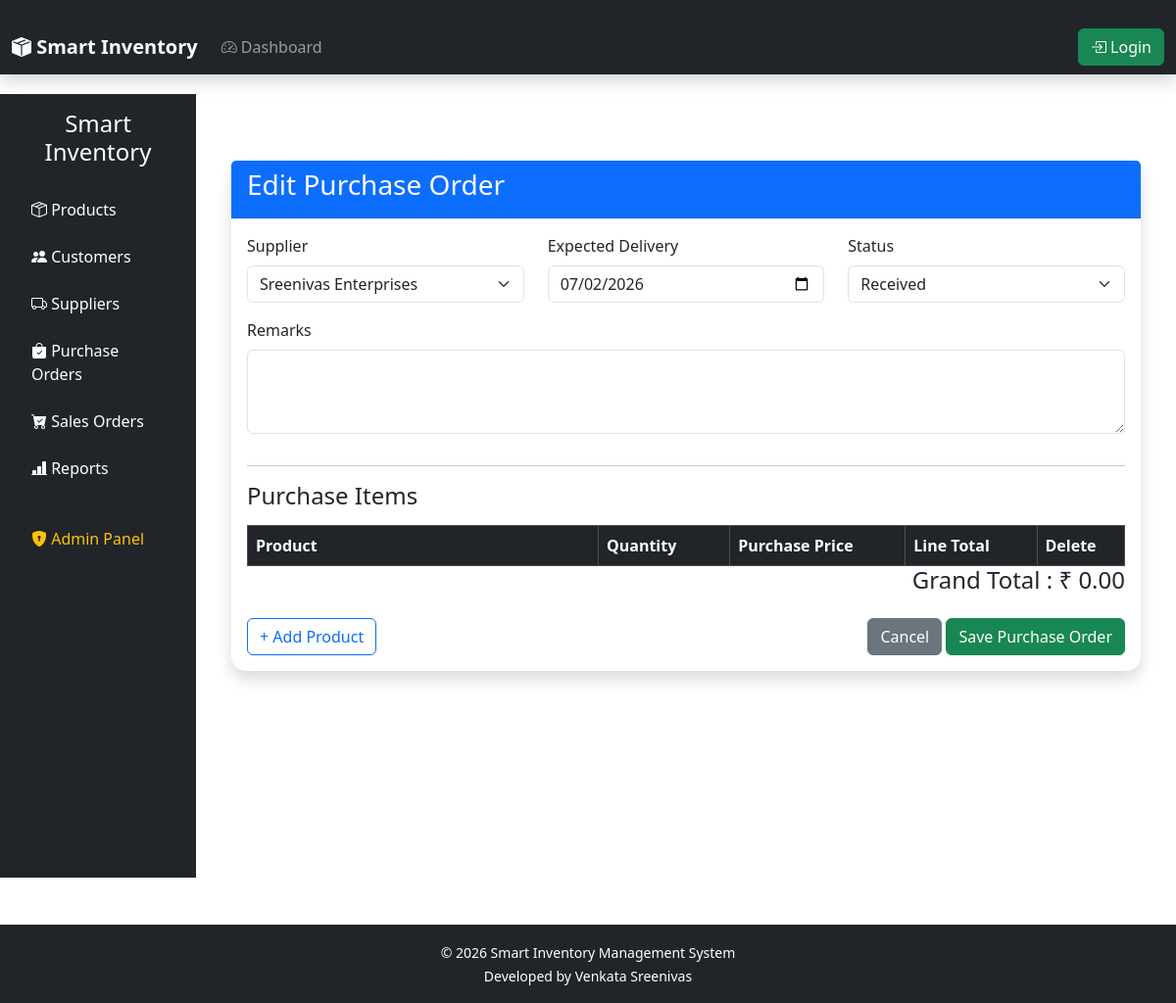
Screenshot of /orders/1/edit/ with the database file from the repository.
### orders/models.py (models this page shows, shortened)
class PurchaseOrder(models.Model):
    STATUS_CHOICES = [
        ("Pending", "Pending"),
        ("Received", "Received"),
        ("Cancelled", "Cancelled"),
    ]
    supplier = models.ForeignKey(
        Supplier,
        on_delete=models.CASCADE
    )
    order_number = models.CharField(
        max_length=20,
        unique=True
    )
    order_date = models.DateField(
        auto_now_add=True
    )
    expected_delivery = models.DateField(
        blank=True,
        null=True
    )
    status = models.CharField(
        max_length=20,
        choices=STATUS_CHOICES,
        default="Pending"
    )
    remarks = models.TextField(
        blank=True,
        null=True
    )
    stock_updated = models.BooleanField(
        default=False
    )
    created_at = models.DateTimeField(
        auto_now_add=True
    )
    updated_at = models.DateTimeField(
        auto_now=True
    )
    class Meta:
        ordering = ["-id"]

### orders/views.py (the view)
def edit_purchase_order(request, pk):
    order = get_object_or_404(
        PurchaseOrder,
        pk=pk,
    )
    if request.method == "POST":
        form = PurchaseOrderForm(
            request.POST,
            instance=order,
        )
        if form.is_valid():
            form.save()
            messages.success(
                request,
                "Purchase Order updated successfully."
            )
            return redirect(
                "purchase_order_detail",
                pk=order.pk,
            )
    else:
        form = PurchaseOrderForm(
            instance=order
        )
    return render(
        request,
        "orders/purchase_order_form.html",
        {
            "form": form,
            "title": "Edit Purchase Order",
        },
    )

### orders/forms.py
class PurchaseOrderForm(forms.ModelForm):
    class Meta:
        model = PurchaseOrder
        fields = [
            "supplier",
            "expected_delivery",
            "status",
            "remarks",
        ]
        widgets = {
            "supplier": forms.Select(
                attrs={
                    "class": "form-select"
                }
            ),
            "expected_delivery": forms.DateInput(
                attrs={
                    "class": "form-control",
                    "type": "date"
                }
            ),
            "status": forms.Select(
                attrs={
                    "class": "form-select"
                }
            ),
            "remarks": forms.Textarea(
                attrs={
                    "class": "form-control",
                    "rows": 3
                }
            ),
        }

### suppliers/models.py (called while the page is built)
    def __str__(self):
        return self.company_name

### templates/orders/purchase_order_form.html (shortened to what this page needs)
{% extends "base.html" %}
{% block content %}
<div class="container-fluid mt-4">
    <div class="card shadow">
        <div class="card-header bg-primary text-white">
            <h3>{{ title }}</h3>
        </div>
        <div class="card-body">
            <form method="POST">
                <div class="row">
                    <div class="col-md-4 mb-3">
                        <label class="form-label">
                            Supplier
                        </label>
                        {{ form.supplier }}
                    </div>
                    <div class="col-md-4 mb-3">
                        <label class="form-label">
                            Expected Delivery
                        </label>
                        {{ form.expected_delivery }}
                    </div>
                    <div class="col-md-4 mb-3">
                        <label class="form-label">
                            Status
                        </label>
                        {{ form.status }}
                    </div>
                </div>
                <div class="row">
                    <div class="col-md-12 mb-3">
                        <label class="form-label">
                            Remarks
                        </label>
                        {{ form.remarks }}
                    </div>
                </div>
                <hr>
                <h4 class="mb-3">
                    Purchase Items
                </h4>
                <div class="table-responsive">
                    <table class="table table-bordered align-middle">
                        <thead class="table-dark">
                            <tr>
                                <th style="width:40%">Product</th>
                                <th style="width:15%">Quantity</th>
                                <th style="width:20%">Purchase Price</th>
                                <th style="width:15%">Line Total</th>
                                <th style="width:10%">Delete</th>
                            </tr>
                        </thead>
                    </table>
                </div>
                <div class="text-end mb-4">
                    <h4>
                        Grand Total :
                        ₹ <span id="grand-total">0.00</span>
                    </h4>
                </div>
                <div class="d-flex justify-content-between">
                    <button
                        type="button"
                        class="btn btn-outline-primary"
                        id="add-row">
                        + Add Product
                    </button>
                    <div>
                        <a
                            href="{% url 'purchase_order_list' %}"
                            class="btn btn-secondary">
                            Cancel
                        </a>
                        <button
                            type="submit"
                            class="btn btn-success">
                            Save Purchase Order
                        </button>
                    </div>
                </div>
            </form>
        </div>
    </div>
</div>
{% endblock %}

### static/css/dashboard.css (style rules this page uses)
.card { border:none; border-radius:15px; box-shadow:0px 4px 12px rgba(0,0,0,.12); }
.table { margin-bottom:0; }
.card-header { font-weight:bold; background:white; }
.container-fluid { padding-top:20px; }

### rows the page displays
PurchaseOrder: supplier "Sreenivas Enterprises", expected_delivery "07/02/2026", status "Received"

### other values shown
{{ title }} "Edit Purchase Order"
